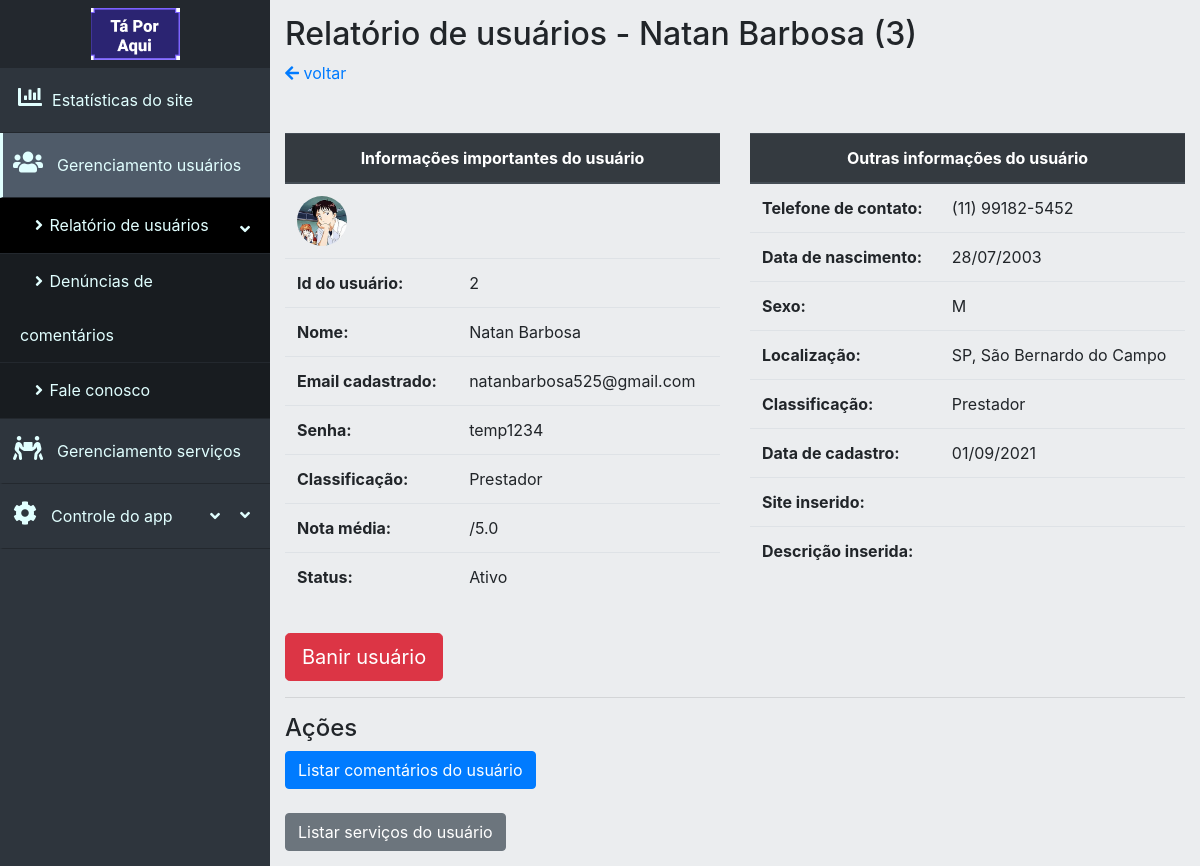
The page /dashboard/userManagement/user.php?id=2 on the database as committed earlier.
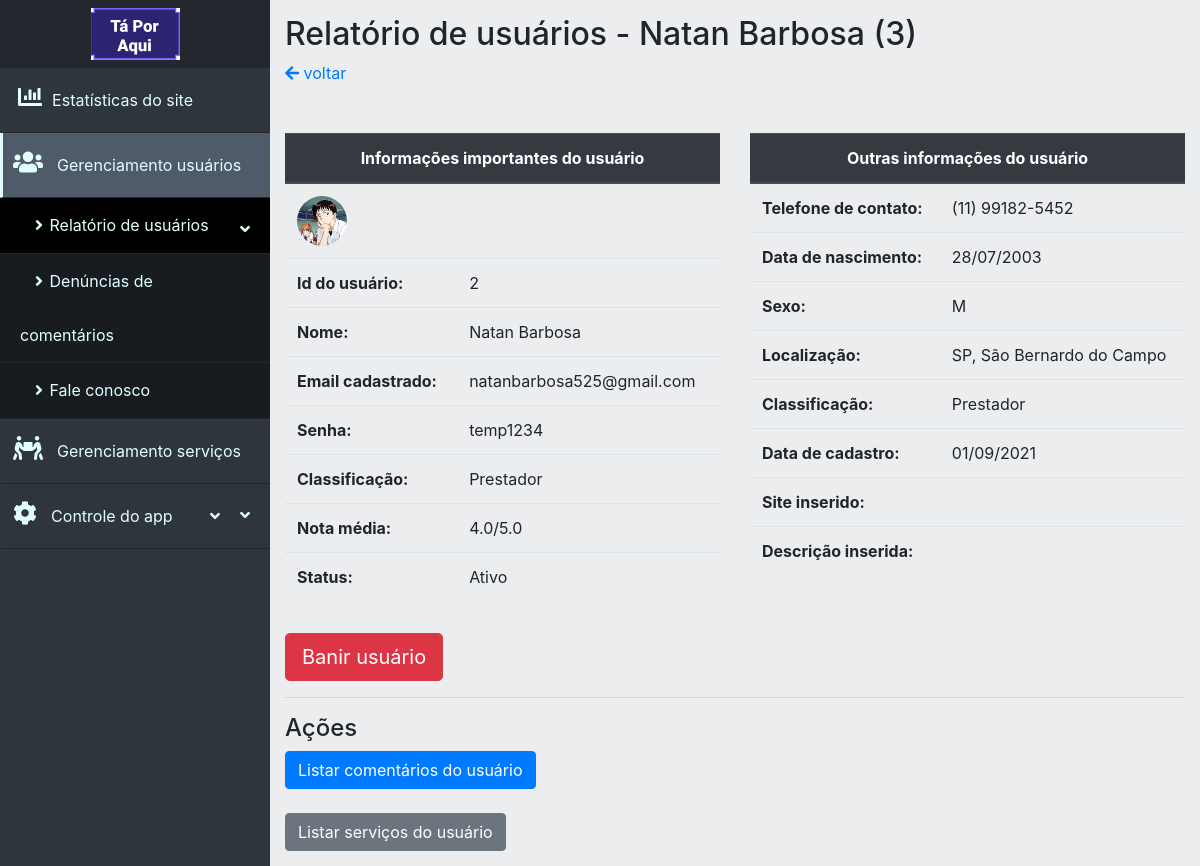
The same page on the database as committed later.
### tables this page shows
CREATE TABLE `usuarios` (
  `id_usuario` int(11) NOT NULL,
  `nome_usuario` varchar(15) NOT NULL,
  `sobrenome_usuario` varchar(15) NOT NULL,
  `fone_usuario` varchar(20) NOT NULL,
  `email_usuario` varchar(40) NOT NULL,
  `senha_usuario` varchar(40) NOT NULL,
  `data_nasc_usuario` date NOT NULL,
  `sexo_usuario` char(1) NOT NULL,
  `classif_usuario` int(11) NOT NULL COMMENT '0 = cliente, 1 = prestador, 2 = pequeno negócio',
  `cep_usuario` char(8) NOT NULL,
  `uf_usuario` char(2) NOT NULL,
  `cidade_usuario` varchar(30) NOT NULL,
  `bairro_usuario` varchar(30) NOT NULL,
  `rua_usuario` varchar(30) NOT NULL,
  `numero_usuario` varchar(5) NOT NULL,
  `comple_usuario` varchar(20) DEFAULT NULL,
  `data_entrada_usuario` timestamp NULL DEFAULT current_timestamp(),
  `desc_usuario` text DEFAULT NULL,
  `site_usuario` varchar(40) DEFAULT NULL,
  `status_usuario` int(11) NOT NULL DEFAULT 1 COMMENT '0 = suspenso, 1 = ativo, 2 = denunciado/banido',
  `imagem_usuario` varchar(60) DEFAULT 'no_picture.jpg',
  `nota_media_usuario` decimal(2,1) DEFAULT NULL,
  `posicao_usuario` point DEFAULT NULL
);

### dashboard/assets/getData.php (called while the page is built, shortened)
<?php
class DbConnection {
    private $host = 'localhost';
    private $dbname = 'ta_por_aqui';
    private $user = 'root';
    private $password = '';
    public function connect(){
        try{
            $connect = new PDO(
                "mysql:host=$this->host;dbname=$this->dbname",
                "$this->user",
                "$this->password"
            );
            return $connect;
        } catch (PDOException $e){
            echo 'Não foi possivel se conectar com o servidor <br>';
            echo 'Código do erro: ' . $e->getCode() . '<br> Mensagem de erro: ' . $e->getMessage();
            exit();
        }
    }
}
class UserReport {
    private $con;
    public $id_usuario;
    public function __construct($id){
        $this->con = new DbConnection();
        $this->con = $this->con->connect();
        $this->id_usuario = $id;
    }
    public function getUserInfo(){
        $query = "SELECT id_usuario, nome_usuario, sobrenome_usuario, fone_usuario, email_usuario, senha_usuario, data_nasc_usuario, sexo_usuario, classif_usuario, status_usuario, uf_usuario, cidade_usuario, data_nasc_usuario, data_entrada_usuario, imagem_usuario, nota_media_usuario, desc_usuario, site_usuario FROM usuarios where id_usuario = $this->id_usuario";
        $stmt = $this->con->query($query);
        return $stmt->fetch(PDO::FETCH_ASSOC);
    }
}

### dashboard/userManagement/user.php (the view, shortened to what the changed rows need)
<?php
require "../assets/getData.php";
$userReport = new UserReport($_GET['id']);
$userInfo = $userReport->getUserInfo();
?>
<!DOCTYPE html>
<html lang="pt-br">
<head>
    <link rel="stylesheet" href="https://use.fontawesome.com/releases/v5.3.1/css/all.css"
>
    <link rel="stylesheet" href="../../assets/bootstrap/bootstrap-4.5.3-dist/css/bootstrap.min.css">
    <link rel="stylesheet" type="text/css" href="../style.css">
</head>
<body>
<div class="main" id="pagina">
    <h2>Relatório de usuários - Natan Barbosa (3)</h2>
    <a href="userReport.php"> <i class="fas fa-arrow-left"></i> voltar </a> <br>
    <div class="row mt-5">
        <div class="col-md-6">
            <table class="table table-hover">
                <thead class="thead-dark">
                <tr>
                    <th colspan="2" class="text-center">Informações importantes do usuário</th>
                </tr>
                </thead>
                <tbody>
                <tr>
                    <td colspan="2"><img src="../../assets/images/users/<?=$userInfo['imagem_usuario']?>" alt="imagem do usuário"
                                         class="userPicture"></td>
                </tr>
                <tr>
                    <th>Id do usuário:</th>
                    <td><?=$userInfo['id_usuario']?></td>
                </tr>
                <tr>
                    <th>Nome:</th>
                    <td><?=$userInfo['nome_usuario']?> <?=$userInfo['sobrenome_usuario']?></td>
                </tr>
                <tr>
                    <th>Email cadastrado:</th>
                    <td><?=$userInfo['email_usuario']?></td>
                </tr>
                <tr>
                    <th>Senha:</th>
                    <td><?=$userInfo['senha_usuario']?></td>
                </tr>
                <tr>
                    <th>Classificação:</th>
                    <?php
                    $class = "";
                    switch ($userInfo['classif_usuario']){
                        case 1:
                            $class = "Prestador";
                            break;
                    }
                    ?>
                    <td><?=$class?></td>
                </tr>
                <tr>
                    <th>Nota média:</th>
                    <td><?=$userInfo['nota_media_usuario']?>/5.0</td>
                </tr>
                <tr>
                    <th>Status:</th>
                    <?php
                    $status = "";
                    switch ($userInfo['status_usuario']){
                        case 1:
                            $status = "Ativo";
                            break;
                    }
                    ?>
                    <td><?=$status?></td>
                </tr>
                </tbody>
            </table>
        </div>
        <div class="col-md-6 mt-3 mt-md-0">
            <table class="table table-hover">
                <thead class="thead-dark">
                <tr>
                    <th colspan="2" class="text-center">Outras informações do usuário</th>
                </tr>
                </thead>
                <tbody>
                <tr>
                    <th>Telefone de contato:</th>
                    <td><?=$userInfo['fone_usuario']?></td>
                </tr>
                <tr>
                    <th>Data de nascimento:</th>
                    <?php
                    $data_nasc = new DateTime($userInfo['data_nasc_usuario']);
                    ?>
                    <td><?=$data_nasc->format('d/m/Y')?></td>
                </tr>
                <tr>
                    <th>Sexo:</th>
                    <td><?=$userInfo['sexo_usuario']?></td>
                </tr>
                <tr>
                    <th>Localização:</th>
                    <td><?=$userInfo['uf_usuario']?>, <?=$userInfo['cidade_usuario']?></td>
                </tr>
                <tr>
                    <th>Classificação:</th>
                </tr>
                <tr>
                    <th>Data de cadastro:</th>
                    <?php
                    $data_nasc = new DateTime($userInfo['data_entrada_usuario']);
                    ?>
                    <td><?=$data_nasc->format('d/m/Y')?></td>
                </tr>
                <tr>
                    <th>Site inserido:</th>
                </tr>
                <tr>
                    <th>Descrição inserida:</th>
                </tr>
                </tbody>
            </table>
        </div>
    </div>
</div>
</body>
</html>

Rows that differ between the two databases and show on the page:
changed usuarios "Natan": nota_media_usuario (not shown) → "4.0"
